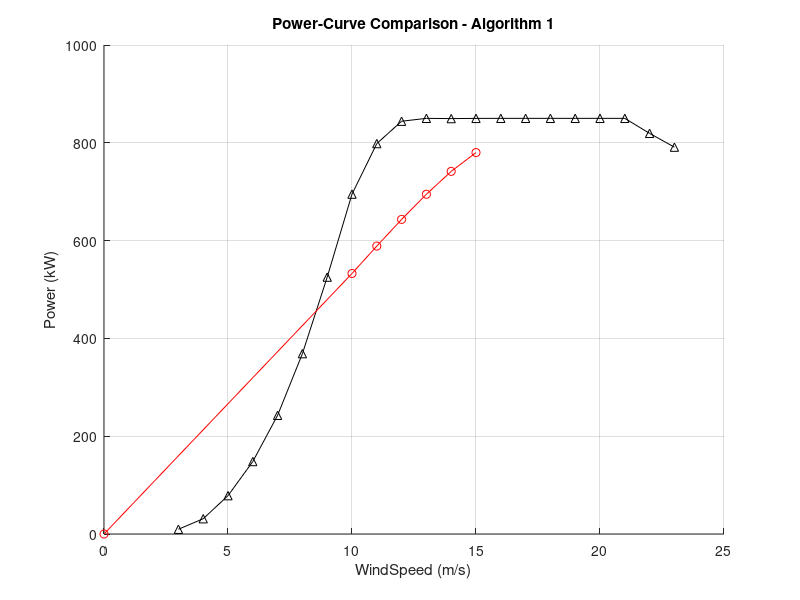
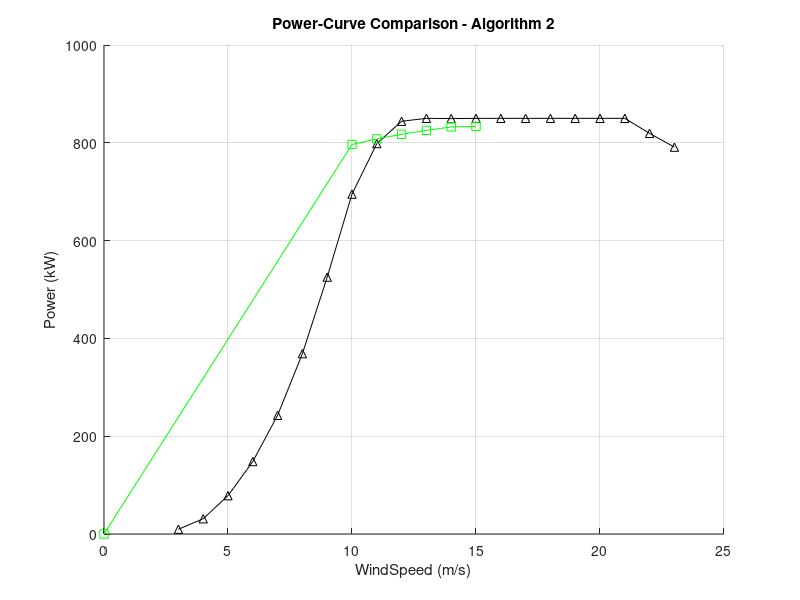
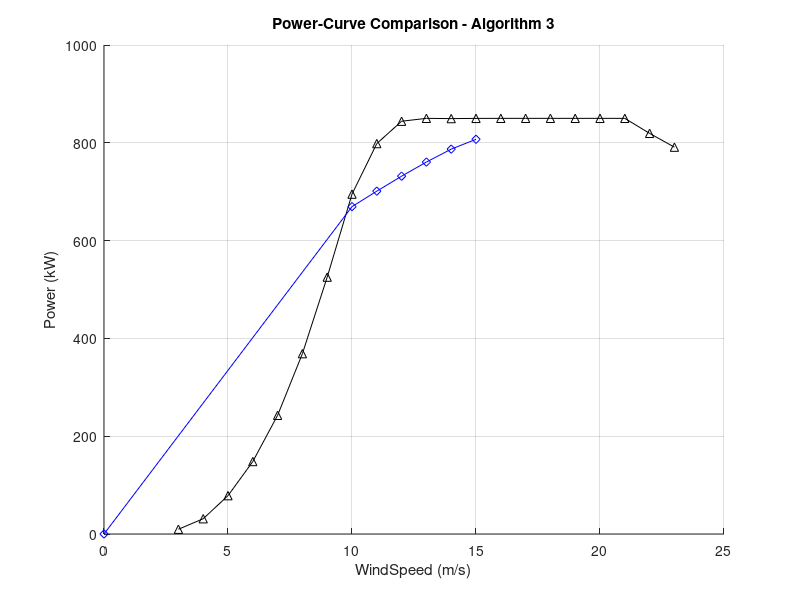
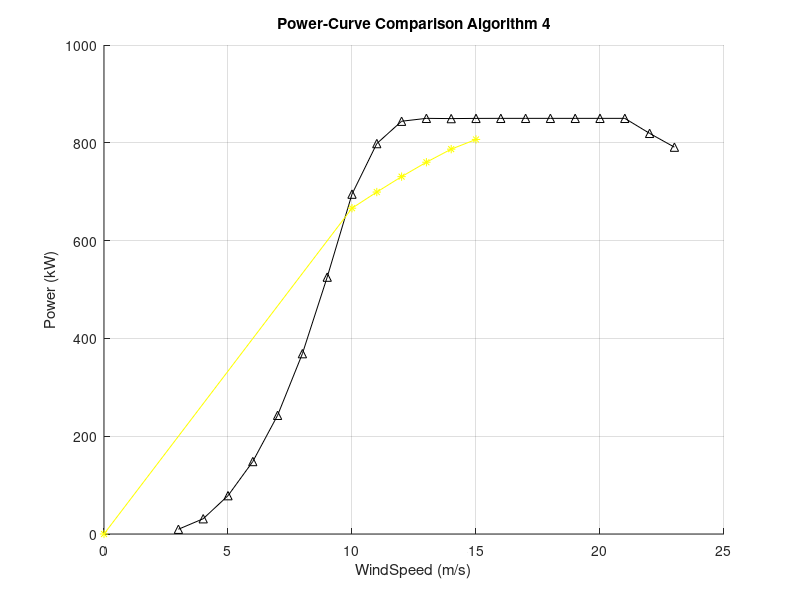

MATLAB code for these plots, in order:
%% Test

%% Initial Set-Up

clear all;
clc;

%% Loading Data - Power Curve

Power_Struct=load('PowerData');
Ws_Struct=load('WindSpeedData');

%% Converting Structs to Vectors

Power=Power_Struct.Power;
Ws=Ws_Struct.Ws;

%% Creating Power Curves from Algorithms

% Initialization
Ws_Mean=0;    
Power_Mean1=0;    
Power_Mean2=0;    
Power_Mean3=0;    
Power_Mean4=0;    

for i=1:(length(Ws)-15)
    
    Ws1=find((Ws>=Ws(i,1)));
    
    Ws2=find((Ws<Ws((i+15),1)));
    
    Ws3=intersect(Ws1,Ws2);
    
    Ws_Val=Ws(Ws3);
    
    Power_Val=Power(Ws3);
    
    Ws_Mean(i+1,1)=mean(Ws_Val);
    
    Power_Mean1(i+1,1)=(sum(Power_Val))/(length(Ws_Val));
    
    Power_Mean2(i+1,1)=(sum(Power_Val.*(Ws_Val.^3)))/(sum(Ws_Val.^3));
    
    Power_Mean3(i+1,1)=(sum(Power_Val.*Ws_Val))/(sum(Ws_Val));
    
    Power_Mean4(i+1,1)=(Power_Mean1(i+1,1)+Power_Mean2(i+1,1)+Power_Mean3(i+1,1))/3;
    
end

%% Creating Plot -Power Curve

figure(1)

hold on
grid on

title('Power-Curve Comparison - Algorithm 1');
xlabel('WindSpeed (m/s)');
ylabel('Power (kW)');

plot(Ws,Power,'k-^');
plot(Ws_Mean,Power_Mean1,'r-o');

hold off

figure(2)

hold on
grid on

title('Power-Curve Comparison - Algorithm 2');
xlabel('WindSpeed (m/s)');
ylabel('Power (kW)');

plot(Ws,Power,'k-^');
plot(Ws_Mean,Power_Mean2,'g-s');


hold off

figure(3)

hold on
grid on

title('Power-Curve Comparison - Algorithm 3');
xlabel('WindSpeed (m/s)');
ylabel('Power (kW)');

plot(Ws,Power,'k-^');
plot(Ws_Mean,Power_Mean3,'b-d');

hold off

figure(4)

hold on
grid on

title('Power-Curve Comparison Algorithm 4');
xlabel('WindSpeed (m/s)');
ylabel('Power (kW)');

plot(Ws,Power,'k-^');
plot(Ws_Mean,Power_Mean4,'y-*');

hold off




